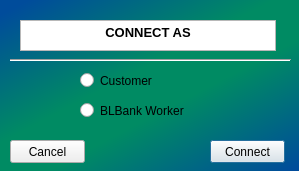
<?xml version="1.0" encoding="UTF-8"?>
<ui version="4.0">
 <class>DialogConnexion</class>
 <widget class="QDialog" name="DialogConnexion">
  <property name="geometry">
   <rect>
    <x>0</x>
    <y>0</y>
    <width>299</width>
    <height>171</height>
   </rect>
  </property>
  <property name="styleSheet">
   <string notr="true">#DialogConnexion
{
background: qlineargradient(spread:reflect, x1:0.0452261, y1:0, x2:0.517588, y2:0.517, stop:0.0502513 rgba(0, 76, 155, 255), stop:0.839196 rgba(0, 139, 99, 255));
}</string>
  </property>
  <widget class="QRadioButton" name="worker">
   <property name="geometry">
    <rect>
     <x>80</x>
     <y>100</y>
     <width>151</width>
     <height>21</height>
    </rect>
   </property>
   <property name="styleSheet">
    <string notr="true">#worker
{
	font: 8pt &quot;Copperplate Gothic Bold&quot;;
}</string>
   </property>
   <property name="text">
    <string>BLBank Worker</string>
   </property>
  </widget>
  <widget class="QRadioButton" name="customer">
   <property name="geometry">
    <rect>
     <x>80</x>
     <y>70</y>
     <width>151</width>
     <height>21</height>
    </rect>
   </property>
   <property name="styleSheet">
    <string notr="true">#customer
{
font: 8pt &quot;Copperplate Gothic Bold&quot;;
}</string>
   </property>
   <property name="text">
    <string>Customer</string>
   </property>
  </widget>
  <widget class="QTextBrowser" name="connectAs">
   <property name="geometry">
    <rect>
     <x>20</x>
     <y>20</y>
     <width>256</width>
     <height>31</height>
    </rect>
   </property>
   <property name="styleSheet">
    <string notr="true">#connectAs
{
	
}</string>
   </property>
   <property name="html">
    <string>&lt;!DOCTYPE HTML PUBLIC &quot;-//W3C//DTD HTML 4.0//EN&quot; &quot;http://www.w3.org/TR/REC-html40/strict.dtd&quot;&gt;
&lt;html&gt;&lt;head&gt;&lt;meta name=&quot;qrichtext&quot; content=&quot;1&quot; /&gt;&lt;style type=&quot;text/css&quot;&gt;
p, li { white-space: pre-wrap; }
&lt;/style&gt;&lt;/head&gt;&lt;body style=&quot; font-family:'MS Shell Dlg 2'; font-size:8.25pt; font-weight:400; font-style:normal;&quot;&gt;
&lt;p align=&quot;center&quot; style=&quot; margin-top:0px; margin-bottom:0px; margin-left:0px; margin-right:0px; -qt-block-indent:0; text-indent:0px;&quot;&gt;&lt;span style=&quot; font-family:'Broadway'; font-size:10pt; font-weight:600;&quot;&gt;CONNECT AS&lt;/span&gt;&lt;/p&gt;&lt;/body&gt;&lt;/html&gt;</string>
   </property>
  </widget>
  <widget class="Line" name="line">
   <property name="geometry">
    <rect>
     <x>10</x>
     <y>50</y>
     <width>281</width>
     <height>20</height>
    </rect>
   </property>
   <property name="orientation">
    <enum>Qt::Horizontal</enum>
   </property>
  </widget>
  <widget class="QPushButton" name="connect">
   <property name="geometry">
    <rect>
     <x>210</x>
     <y>140</y>
     <width>75</width>
     <height>23</height>
    </rect>
   </property>
   <property name="styleSheet">
    <string notr="true">#connect
{
	
	font: 8.5pt &quot;Batang&quot;;
}</string>
   </property>
   <property name="text">
    <string>Connect</string>
   </property>
  </widget>
  <widget class="QPushButton" name="cancel">
   <property name="geometry">
    <rect>
     <x>10</x>
     <y>140</y>
     <width>75</width>
     <height>23</height>
    </rect>
   </property>
   <property name="styleSheet">
    <string notr="true">#cancel
{
	font: 8.5pt &quot;Batang&quot;;
}</string>
   </property>
   <property name="text">
    <string>Cancel</string>
   </property>
  </widget>
 </widget>
 <resources/>
 <connections>
  <connection>
   <sender>cancel</sender>
   <signal>clicked()</signal>
   <receiver>DialogConnexion</receiver>
   <slot>close()</slot>
   <hints>
    <hint type="sourcelabel">
     <x>65</x>
     <y>142</y>
    </hint>
    <hint type="destinationlabel">
     <x>115</x>
     <y>153</y>
    </hint>
   </hints>
  </connection>
 </connections>
</ui>
